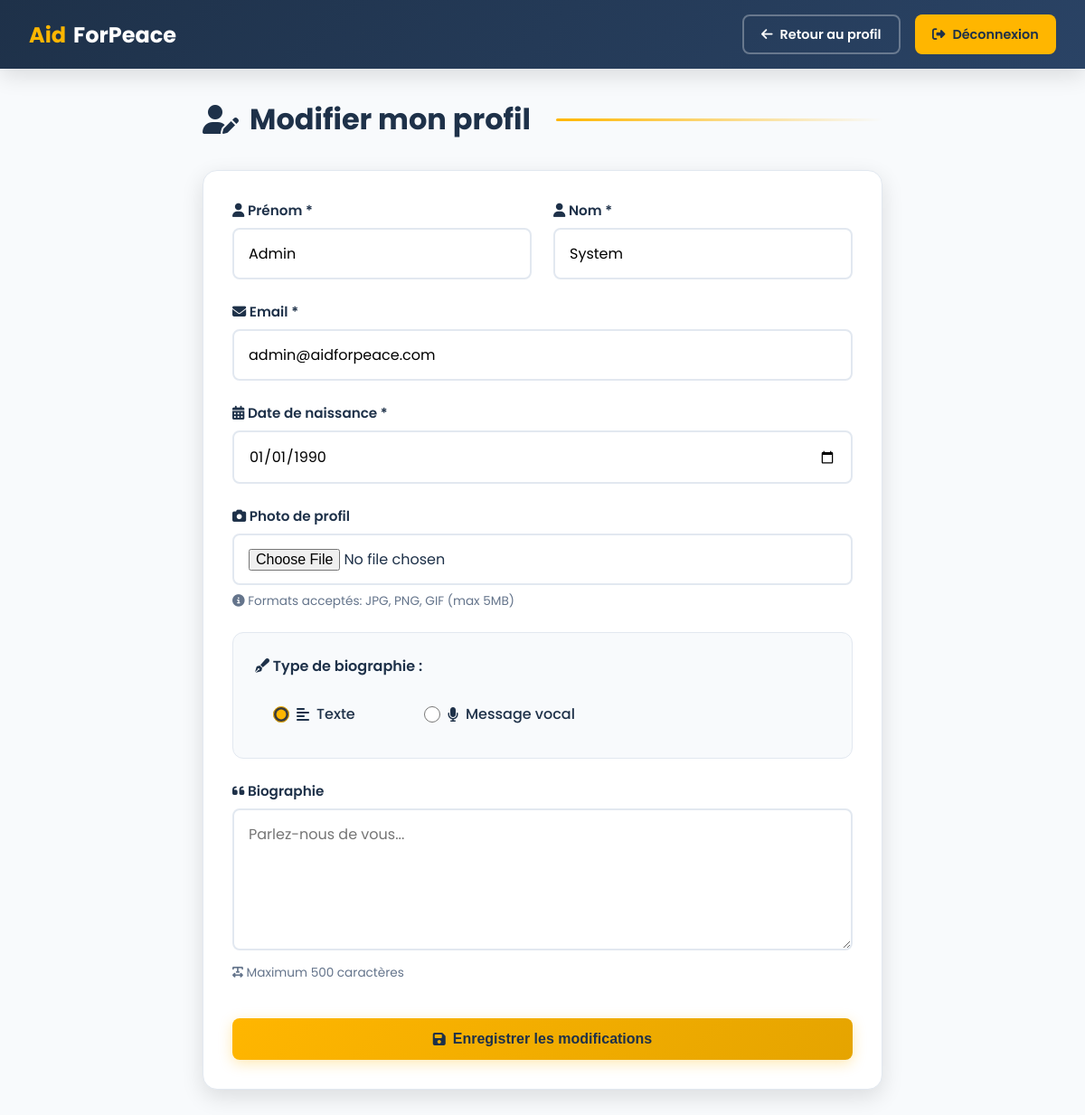
Screenshot of /index.php?controller=user&action=edit_profile (signed in) with the database file from the repository.
### tables this page shows
CREATE TABLE `user` (
    `id_user` INT(11) NOT NULL AUTO_INCREMENT,
    `Prenom` VARCHAR(50) NOT NULL,
    `nom` VARCHAR(50) NOT NULL,
    `email` VARCHAR(100) NOT NULL UNIQUE,
    `password` VARCHAR(255) NOT NULL,
    `date_naissance` DATE NOT NULL,
    `role` ENUM('user','admin') DEFAULT 'user',
    `points` INT(11) DEFAULT 0,
    `photo` VARCHAR(255) DEFAULT 'default.jpg',
    `bio` TEXT DEFAULT NULL,
    `bio_type` ENUM('text','audio') DEFAULT 'text',
    `bio_audio_path` VARCHAR(255) DEFAULT '',
    `location_country` VARCHAR(100) DEFAULT '',
    `location_city` VARCHAR(100) DEFAULT '',
    `location_latitude` DECIMAL(10,8) DEFAULT NULL,
    `location_longitude` DECIMAL(11,8) DEFAULT NULL,
    `location_timezone` VARCHAR(50) DEFAULT 'UTC',
    `location_public` TINYINT(1) DEFAULT 0,
    `two_factor_enabled` TINYINT(1) DEFAULT 0,
    `two_factor_secret` VARCHAR(255) DEFAULT '',
    `two_factor_method` ENUM('app','sms','email') DEFAULT 'app',
    `status` ENUM('online','offline','away','busy') DEFAULT 'offline',
    `status_message` VARCHAR(255) DEFAULT '',
    `last_activity` DATETIME DEFAULT CURRENT_TIMESTAMP,
    `is_online` TINYINT(1) DEFAULT 0,
    `badges` VARCHAR(50) DEFAULT 'beginner',
    `rank` VARCHAR(50) DEFAULT 'bronze',
    `niveau` INT(11) DEFAULT 1,
    `created_at` TIMESTAMP DEFAULT CURRENT_TIMESTAMP,
    `facial_data` LONGTEXT DEFAULT NULL,
    `facial_descriptor` TEXT DEFAULT NULL,
    `is_banned` TINYINT(1) DEFAULT 0,
    `ban_reason` TEXT DEFAULT NULL,
    `banned_at` DATETIME DEFAULT NULL,
    `is_suspended` TINYINT(1) DEFAULT 0,
    `suspension_end` DATETIME DEFAULT NULL,
    `email_verified` TINYINT(1) DEFAULT 0,
    `email_verified_at` DATETIME DEFAULT NULL,
    PRIMARY KEY (`id_user`),
    INDEX `idx_email` (`email`),
    INDEX `idx_role` (`role`),
    INDEX `idx_status` (`status`, `is_online`)
);

### views/user/edit_profile.php (the view, shortened to what this page needs)
<!DOCTYPE html>
<html lang="fr">
<head>
    <link rel="stylesheet" href="https://cdnjs.cloudflare.com/ajax/libs/font-awesome/6.4.0/css/all.min.css">
</head>
<body>
    <nav class="modern-navbar">
        <div class="navbar-container">
            <a href="index.php" class="navbar-brand">
                <span>Aid</span>ForPeace
            </a>
            <div class="navbar-actions">
                <a href="index.php?controller=user&action=profile" class="navbar-btn">
                    <i class="fas fa-arrow-left"></i> Retour au profil
                </a>
                <a href="index.php?controller=user&action=logout" class="navbar-btn btn-logout">
                    <i class="fas fa-sign-out-alt"></i> Déconnexion
                </a>
            </div>
        </div>
    </nav>
    <div class="profile-container">
        <h1><i class="fas fa-user-edit"></i> Modifier mon profil</h1>
        <form method="POST" action="index.php?controller=user&action=editProfile" enctype="multipart/form-data">
            <div class="form-row">
                <div class="form-group">
                    <label for="prenom"><i class="fas fa-user"></i> Prénom *</label>
                    <input type="text" id="prenom" name="prenom" value="<?= htmlspecialchars($user['Prenom'] ?? '') ?>" required placeholder="Votre prénom">
                </div>
                <div class="form-group">
                    <label for="nom"><i class="fas fa-user"></i> Nom *</label>
                    <input type="text" id="nom" name="nom" value="<?= htmlspecialchars($user['nom'] ?? '') ?>" required placeholder="Votre nom">
                </div>
            </div>
            <div class="form-group">
                <label for="email"><i class="fas fa-envelope"></i> Email *</label>
                <input type="email" id="email" name="email" value="<?= htmlspecialchars($user['email'] ?? '') ?>" required placeholder="votre@email.com">
            </div>
            <div class="form-group">
                <label for="birthdate"><i class="fas fa-calendar-alt"></i> Date de naissance *</label>
                <input type="date" id="birthdate" name="birthdate" value="<?= htmlspecialchars($user['date_naissance'] ?? $user['birthdate'] ?? '') ?>" required>
            </div>
            <div class="form-group">
                <label for="photo"><i class="fas fa-camera"></i> Photo de profil</label>
                <input type="file" id="photo" name="photo" accept="image/*">
                <small><i class="fas fa-info-circle"></i> Formats acceptés: JPG, PNG, GIF (max 5MB)</small>
            </div>
            <div class="bio-type-selector">
                <h3><i class="fas fa-pen-fancy"></i> Type de biographie :</h3>
                <label>
                    <input type="radio" name="bio_type" value="text" <?= (!isset($user['bio_type']) || $user['bio_type'] === 'text') ? 'checked' : '' ?>>
                    <i class="fas fa-align-left"></i> Texte
                </label>
                <label>
                    <input type="radio" name="bio_type" value="audio" <?= (isset($user['bio_type']) && $user['bio_type'] === 'audio') ? 'checked' : '' ?>>
                    <i class="fas fa-microphone"></i> Message vocal
                </label>
            </div>
            <div id="text-bio-container" class="form-group">
                <label for="bio"><i class="fas fa-quote-left"></i> Biographie</label>
                <textarea id="bio" name="bio" rows="5" maxlength="500" placeholder="Parlez-nous de vous..."><?= htmlspecialchars($user['bio'] ?? '') ?></textarea>
                <small><i class="fas fa-text-width"></i> Maximum 500 caractères</small>
            </div>
            <button type="submit" class="btn btn-primary btn-block">
                <i class="fas fa-save"></i> Enregistrer les modifications
            </button>
        </form>
    </div>
</body>
</html>

### views/user/edit_profile.php (style rules this page uses)
:root { --primary: #ffb600; --primary-dark: #e5a400; --secondary: #1e3149; --secondary-light: #2a4365; --white: #ffffff; --light-bg: #f8fafc; --text-dark: #1e3149; --text-muted: #64748b; --border-color: #e2e8f0; --success: #10b981; --error: #ef4444; --radius-sm: 8px; --radius-md: 12px; --radius-lg: 16px; --shadow-sm: 0 2px 8px rgba(0, 0, 0, 0.08); --shadow-md: 0 8px 25px rgba(0, 0, 0, 0.12); }
* { margin: 0; padding: 0; box-sizing: border-box; }
body { font-family: 'Poppins', sans-serif; background: var(--light-bg); color: var(--text-dark); min-height: 100vh; }
.modern-navbar { background: linear-gradient(135deg, var(--secondary) 0%, var(--secondary-light) 100%); padding: 1rem 2rem; box-shadow: var(--shadow-md); position: sticky; top: 0; z-index: 100; }
.navbar-container { max-width: 1200px; margin: 0 auto; display: flex; justify-content: space-between; align-items: center; }
.navbar-brand { color: var(--white); text-decoration: none; font-size: 1.5rem; font-weight: 700; display: flex; align-items: center; gap: 0.5rem; }
.navbar-brand span { color: var(--primary); }
.navbar-actions { display: flex; gap: 1rem; }
.navbar-btn { padding: 0.6rem 1.2rem; border-radius: var(--radius-sm); text-decoration: none; font-weight: 600; font-size: 0.9rem; transition: all 0.3s ease; display: flex; align-items: center; gap: 0.5rem; }
.navbar-btn:not(.btn-logout) { background: transparent; color: var(--white); border: 2px solid rgba(255, 255, 255, 0.3); }
.btn-logout { background: var(--primary); color: var(--secondary); border: none; }
.profile-container { max-width: 800px; margin: 2rem auto; padding: 0 1.5rem; }
.profile-container h1 { font-size: 2rem; font-weight: 700; color: var(--secondary); margin-bottom: 2rem; display: flex; align-items: center; gap: 0.75rem; }
.profile-container h1::after { content: ''; flex: 1; height: 3px; background: linear-gradient(90deg, var(--primary), transparent); border-radius: 3px; margin-left: 1rem; }
form { background: var(--white); padding: 2rem; border-radius: var(--radius-lg); box-shadow: var(--shadow-md); border: 1px solid var(--border-color); }
.form-row { display: grid; grid-template-columns: 1fr 1fr; gap: 1.5rem; }
.form-group { margin-bottom: 1.5rem; }
.form-group label { display: block; font-weight: 600; color: var(--secondary); margin-bottom: 0.5rem; font-size: 0.95rem; }
.form-group input[type="text"], .form-group input[type="email"], .form-group input[type="date"], .form-group input[type="file"], .form-group textarea { width: 100%; padding: 0.875rem 1rem; border: 2px solid var(--border-color); border-radius: var(--radius-sm); font-size: 1rem; font-family: inherit; transition: all 0.3s ease; background: var(--white); }
.form-group textarea { resize: vertical; min-height: 120px; }
.form-group small { display: block; margin-top: 0.5rem; color: var(--text-muted); font-size: 0.85rem; }
.bio-type-selector { background: var(--light-bg); padding: 1.5rem; border-radius: var(--radius-md); margin-bottom: 1.5rem; border: 1px solid var(--border-color); }
.bio-type-selector h3 { font-size: 1rem; font-weight: 600; color: var(--secondary); margin-bottom: 1rem; }
.bio-type-selector label { display: inline-flex; align-items: center; gap: 0.5rem; margin-right: 2rem; cursor: pointer; padding: 0.75rem 1.25rem; border-radius: var(--radius-sm); transition: all 0.3s ease; font-weight: 500; }
.bio-type-selector input[type="radio"] { width: 18px; height: 18px; accent-color: var(--primary); }
.btn { padding: 0.875rem 1.5rem; border-radius: var(--radius-sm); font-size: 1rem; font-weight: 600; cursor: pointer; transition: all 0.3s ease; border: none; display: inline-flex; align-items: center; justify-content: center; gap: 0.5rem; }
.btn-primary { background: linear-gradient(135deg, var(--primary), var(--primary-dark)); color: var(--secondary); box-shadow: 0 4px 15px rgba(255, 182, 0, 0.3); }
.btn-block { width: 100%; margin-top: 1rem; }

### rows the page displays
user: prenom "Admin", nom "System", email "admin@aidforpeace.com", birthdate "01/01/1990", bio_type "☑ Texte", bio_type "☐ Message vocal"
